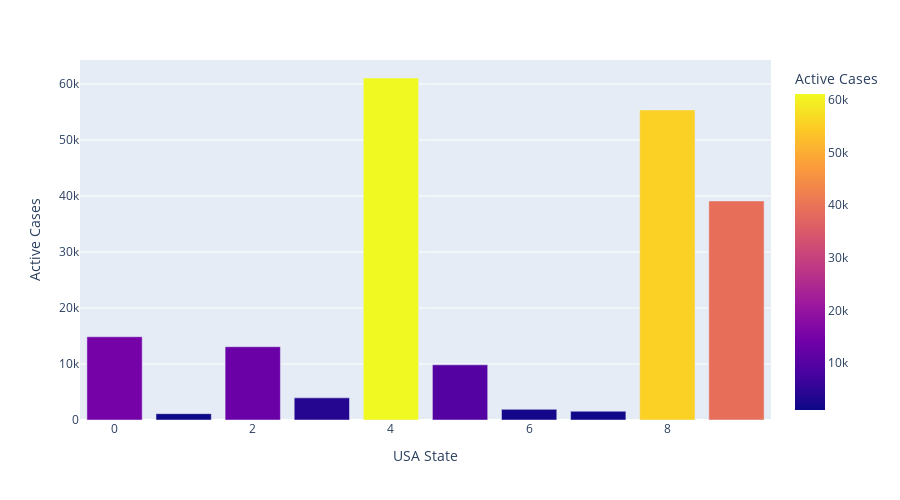

This figure's notebook cell:
### Code cell
# Active cases vs State
px.bar(df.head(10),x='USA State',y="Active Cases",color='Active Cases',height=500,hover_data=['USA State'])

### Figure 1 — Plotly figure (JSON) as saved in the notebook; plotly's stock layout.template omitted (floating-point values rounded to 4 significant figures)
{"data": [{"alignmentgroup": "True", "hovertemplate": "USA State=%{x}<br>Active Cases=%{marker.color}<extra></extra>", "legendgroup": "", "marker": {"color": [14863, 1126, 13086, 3953, 61065, 9851, 1898, 1563, 55363, 39113], "coloraxis": "coloraxis", "pattern": {"shape": ""}}, "name": "", "offsetgroup": "", "orientation": "v", "showlegend": false, "textposition": "auto", "type": "bar", "x": [0, 1, 2, 3, 4, 5, 6, 7, 8, 9], "xaxis": "x", "y": [14863, 1126, 13086, 3953, 61065, 9851, 1898, 1563, 55363, 39113], "yaxis": "y"}], "layout": {"barmode": "relative", "coloraxis": {"colorbar": {"title": {"text": "Active Cases"}}, "colorscale": [[0, "#0d0887"], [0.1111, "#46039f"], [0.2222, "#7201a8"], [0.3333, "#9c179e"], [0.4444, "#bd3786"], [0.5556, "#d8576b"], [0.6667, "#ed7953"], [0.7778, "#fb9f3a"], [0.8889, "#fdca26"], [1, "#f0f921"]]}, "height": 500, "legend": {"tracegroupgap": 0}, "margin": {"t": 60}, "xaxis": {"anchor": "y", "domain": [0, 1], "title": {"text": "USA State"}}, "yaxis": {"anchor": "x", "domain": [0, 1], "title": {"text": "Active Cases"}}}}
